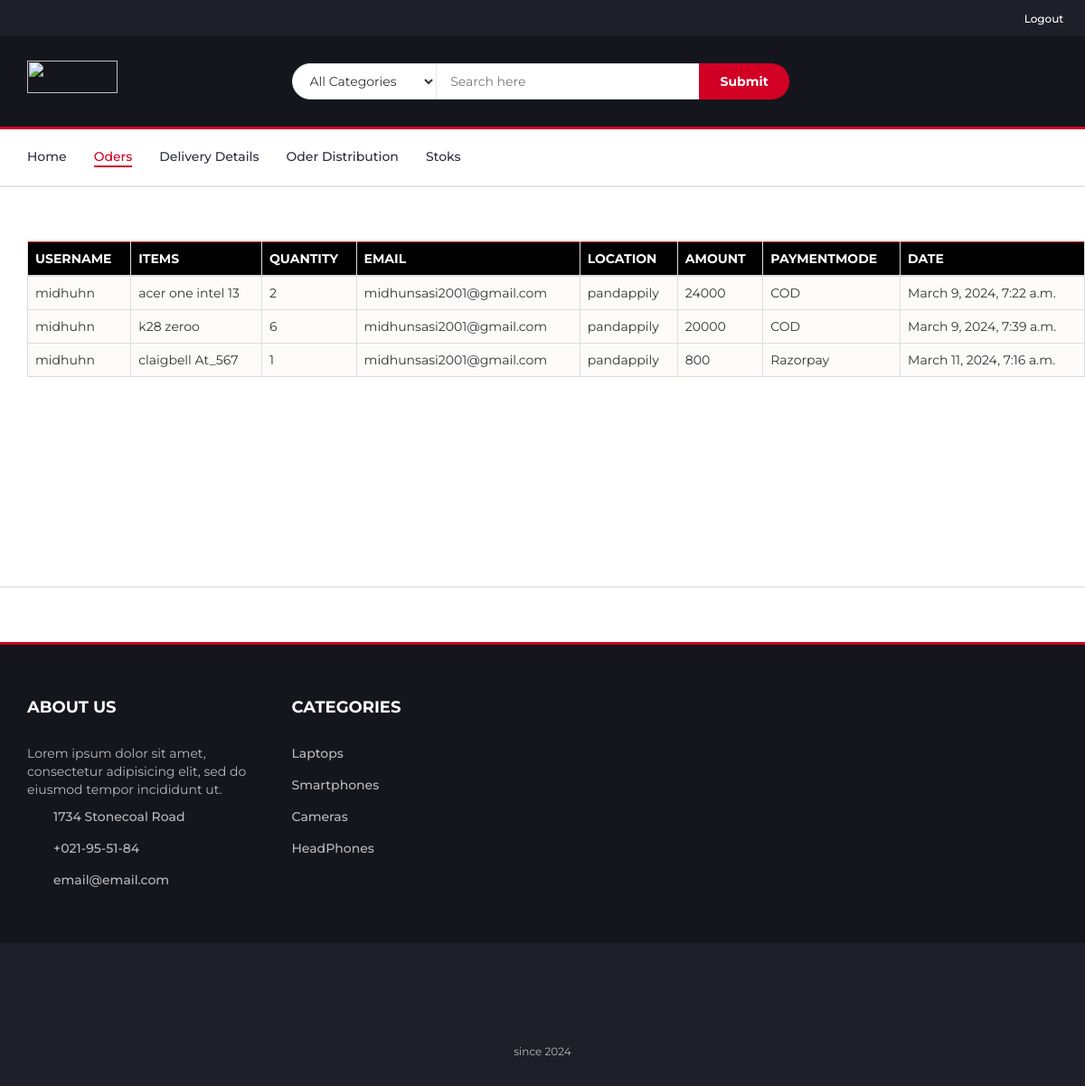
Screenshot of /ad_view_orders with the database file from the repository.
### app1/models.py (models this page shows, shortened)
class orderitem(models.Model):
    orderdet = models.ForeignKey(order,on_delete=models.CASCADE)
    product = models.ForeignKey(products,on_delete=models.CASCADE)
    price = models.FloatField(null=False)
    quantity = models.IntegerField(null=False)
    status=models.IntegerField(default=0)

class order(models.Model):
    user = models.ForeignKey(reg, on_delete=models.CASCADE)
    fname = models.CharField(max_length=150, null=False)
    lname = models.CharField(max_length=150, null=False)
    email = models.CharField(max_length=150, null=False)
    phone = models.CharField(max_length=150, null=False)
    address = models.TextField(null=False)
    city = models.CharField(max_length=150, null=False)
    state = models.CharField(max_length=150, null=False)
    pincode = models.CharField(max_length=150, null=False)
    total_price = models.FloatField(null=False)
    payment_mode = models.CharField(max_length=150, null=False)
    payment_id = models.CharField(max_length=150, null=True)
    orderstatus = (
        ('Order Received','Order Received'),
        ('Order Processed','Order Processed'),
        ('Order Dispatched','Order Dispatched'),
        ('Pending','Pending'),
        ('Out for shipping','Out for shipping'),
        ('Delivered','Delivered'),
        ('Cancelled','Cancelled')
    )
    status = models.CharField(max_length=150,choices=orderstatus, default='pending')
    message = models.TextField(null=True)
    tracking_no = models.CharField(max_length=150,null=True)
    created_at = models.DateTimeField(auto_now_add=True)
    updated_at = models.DateTimeField(auto_now=True)

class products(models.Model):
    pname=models.CharField(max_length=30)
    price=models.IntegerField()
    mi=models.FileField()
    fi=models.FileField()
    sm=models.FileField()
    tm=models.FileField()
    color=models.CharField(max_length=20)
    dis=models.CharField(max_length=500)
    qut=models.IntegerField()
    discound=models.IntegerField()
    brand=models.CharField(max_length=100)
    f1=models.CharField(max_length=100)
    f2=models.CharField(max_length=100)
    f3=models.CharField(max_length=100)
    f4=models.CharField(max_length=100)
    category=models.CharField(max_length=20)

### app1/views.py (the view)
# urls.py: path('ad_view_orders',views.ad_view_orders),
def ad_view_orders(request):
    items=orderitem.objects.all()
    return render(request,'ad_viewoders.html',{'items':items})

### template/ad_viewoders.html (shortened to what this page needs)
<!DOCTYPE html>
<html lang="en">
	<head>
		{% load static %}
		<link type="text/css" rel="stylesheet" href="{% static 'css/bootstrap.min.css'%}"/>
		<link type="text/css" rel="stylesheet" href="{% static 'css/slick.css'%}"/>
		<link type="text/css" rel="stylesheet" href="{% static 'css/slick-theme.css'%}"/>
		<link type="text/css" rel="stylesheet" href="{% static 'css/nouislider.min.css'%}"/>
		<link rel="stylesheet" href="{% static 'css/font-awesome.min.css'%}">
		<link type="text/css" rel="stylesheet" href="{% static 'css/style.css'%}"/>
    </head>
	<body>
		<header>
			<div id="top-header">
				<ul class="header-links pull-right">
					<li><a href="registration"> </a></li>
					<li><a href="../logout"><i class="fa fa-sign-out"></i>Logout</a></li>
					<li><a href="join"> </a></li>
				</ul>
				<div class="container">
				</div>
			</div>
			<div id="header">
				<div class="container">
					<div class="row">
						<div class="col-md-3">
							<div class="header-logo">
								<a href="admin" class="logo">
									<img src="{% static './img/ekWhiteLogo.png'%}" alt="" style="height: 36px; width: 100px; margin-top: 12px;">
								</a>
							</div>
						</div>
						<div class="col-md-6">
							<div class="header-search">
								<form action="search_admin" method="post">
									<select class="input-select" id="select"onchange="copyTextValue()">
										<option value="">All Categories</option>
									</select>
									<input class="input" placeholder="Search here" id="1" name="sr"><input type="submit" class="search-btn">
								</form>
							</div>
						</div>
						<div class="col-md-3 clearfix">
						</div>
					</div>
				</div>
			</div>
		</header>
		<nav id="navigation">
			<div class="container">
				<div id="responsive-nav">
					<ul class="main-nav nav navbar-nav">
						<li><a href="admin">Home</a></li>
                        <li class="active"><a href="">Oders</a></li>
						<li><a href="ad_DeliveryDetails">Delivery Details</a></li>
						<li><a href="ad_order_distribute">Oder Distribution</a></li>
						<li><a href="ad_stoks">Stoks</a></li>
					</ul>
				</div>
			</div>
		</nav>
		<div class="section">
			<div class="container">
				<div class="section">
					<div class="container">
						<div class="row">
							<table class="table table-bordered" style="background-color: rgb(253, 250, 250);border-color: rgb(224, 17, 14);">
								<thead style="background-color: black; color: white;">
									<tr>
										<th scope="col">USERNAME</th>
										<th>ITEMS</th>
										<th>QUANTITY</th>
										<th scope="col">EMAIL</th>
										<th scope="col">LOCATION</th>
										<th scope="col">AMOUNT</th>
										<th scope="col">PAYMENTMODE</th>
										<th scope="col">DATE</th>
									</tr>
								</thead>
								<tbody>
									{% for i in items %}
									<tr>
										<td scope="row">{{i.orderdet.fname}}</td>
										<td>{{i.product.pname}}</td>
										<td>{{i.quantity}}</td>
										<td>{{i.orderdet.email}}</td>
										<td>{{i.orderdet.city}}</td>
										<td>{{i.product.price}}</td>
										<td>{{i.orderdet.payment_mode}}</td>
										<td>{{i.orderdet.created_at}}</td>
									</tr>
									{% endfor %}
								</tbody>
							</table>
						</div>
					</div>
				</div>
		</div>
		<div class="section">
			<div class="container">
				<div class="row">
					<div class="col-md-12">
									</div>
								</div>
							</div>
						</div>
					</div>
		<div class="section">
		</div>
		<div id="newsletter" class="section">
		</div>
		<footer id="footer">
			<div class="section">
				<div class="container">
					<div class="row">
						<div class="col-md-3 col-xs-6">
							<div class="footer">
								<h3 class="footer-title">About Us</h3>
								<p>Lorem ipsum dolor sit amet, consectetur adipisicing elit, sed do eiusmod tempor incididunt ut.</p>
								<ul class="footer-links">
									<li><a href="#"><i class="fa fa-map-marker"></i>1734 Stonecoal Road</a></li>
									<li><a href="#"><i class="fa fa-phone"></i>+021-95-51-84</a></li>
									<li><a href="#"><i class="fa fa-envelope-o"></i>email@email.com</a></li>
								</ul>
							</div>
						</div>
						<div class="col-md-3 col-xs-6">
							<div class="footer">
								<h3 class="footer-title">Categories</h3>
								<ul class="footer-links">
									<li><a href="ad_laptop">Laptops</a></li>
									<li><a href="ad_smartphone">Smartphones</a></li>
									<li><a href="ad_camera">Cameras</a></li>
									<li><a href="ad_headphone">HeadPhones</a></li>
								</ul>
							</div>
						</div>
					</div>
				</div>
			</div>
			<div id="bottom-footer" class="section">
				<div class="container">
					<div class="row">
						<div class="col-md-12 text-center">
							<ul class="footer-payments">
								<li><a href="#"><i class="fa fa-cc-visa"></i></a></li>
								<li><a href="#"><i class="fa fa-credit-card"></i></a></li>
								<li><a href="#"><i class="fa fa-cc-paypal"></i></a></li>
								<li><a href="#"><i class="fa fa-cc-mastercard"></i></a></li>
								<li><a href="#"><i class="fa fa-cc-discover"></i></a></li>
								<li><a href="#"><i class="fa fa-cc-amex"></i></a></li>
							</ul>
							<span class="copyright">
								since 2024
							</span>
						</div>
					</div>
				</div>
			</div>
		</footer>
	</body>
</html>

### static/css/style.css (style rules this page uses)
body { font-family: 'Montserrat', sans-serif; font-weight: 400; color: #333; }
h1, h2, h3, h4, h5, h6 { color: #2B2D42; font-weight: 700; margin: 0 0 10px; }
a { color: #2B2D42; font-weight: 500; -webkit-transition: 0.2s color; transition: 0.2s color; }
ul, ol { margin: 0; padding: 0; list-style: none }
.input { height: 40px; padding: 0px 15px; border: 1px solid #E4E7ED; background-color: #FFF; width: 100%; }
.input-select { padding: 0px 15px; background: #FFF; border: 1px solid #E4E7ED; height: 40px; }
.section { padding-top: 30px; padding-bottom: 30px; }
#top-header { padding-top: 10px; padding-bottom: 10px; background-color: #1E1F29; }
.header-links li { display: inline-block; margin-right: 15px; font-size: 12px; }
.header-links li:last-child { margin-right: 0px; }
.header-links li a { color: #FFF; }
.header-links li i { color: #D10024; margin-right: 5px; }
#header { padding-top: 15px; padding-bottom: 15px; background-color: #15161D; }
.header-logo { float: left; }
.header-logo .logo img { display: block; }
.header-search { padding: 15px 0px; }
.header-search form { position: relative; }
.header-search form .input-select { margin-right: -4px; border-radius: 40px 0px 0px 40px; }
.header-search form .input { width: calc(100% - 260px); margin-right: -4px; }
.header-search form .search-btn { height: 40px; width: 100px; background: #D10024; color: #FFF; font-weight: 700; border: none; border-radius: 0px 40px 40px 0px; }
#navigation { background: #FFF; border-bottom: 2px solid #E4E7ED; border-top: 3px solid #D10024; }
.main-nav>li+li { margin-left: 30px }
.main-nav>li>a { padding: 20px 0px; }
.main-nav>li>a:hover, .main-nav>li>a:focus, .main-nav>li.active>a { color: #D10024; background-color: transparent; }
.main-nav>li>a:after { content: ""; display: block; width: 0%; height: 2px; background-color: #D10024; -webkit-transition: 0.2s all; transition: 0.2s all; }
.main-nav>li>a:hover:after, .main-nav>li>a:focus:after, .main-nav>li.active>a:after { width: 100%; }
#newsletter.section { border-top: 2px solid #E4E7ED; border-bottom: 3px solid #D10024; margin-top: 30px; }
#footer { background: #15161D; color: #B9BABC; }
#bottom-footer { background: #1E1F29; }
.footer { margin: 30px 0px; }
.footer .footer-title { color: #FFF; text-transform: uppercase; font-size: 18px; margin: 0px 0px 30px; }
.footer-links li+li { margin-top: 15px; }
.footer-links li a { color: #B9BABC; }
.footer-links li i { margin-right: 15px; color: #D10024; width: 14px; text-align: center; }
.copyright { margin-top: 30px; display: block; font-size: 12px; }
.footer-payments li { display: inline-block; margin-right: 5px; }
.footer-payments li a { color: #15161D; font-size: 36px; display: block; }

### rows the page displays
orderitem: orderdet.fname "midhuhn", product.pname "acer one intel 13", quantity "2", orderdet.email "midhunsasi2001@gmail.com", orderdet.city "pandappily", product.price "24000", orderdet.payment_mode "COD", orderdet.created_at "March 9, 2024, 7:22 a.m."
orderitem: orderdet.fname "midhuhn", product.pname "k28 zeroo", quantity "6", orderdet.email "midhunsasi2001@gmail.com", orderdet.city "pandappily", product.price "20000", orderdet.payment_mode "COD", orderdet.created_at "March 9, 2024, 7:39 a.m."
orderitem: orderdet.fname "midhuhn", product.pname "claigbell At_567", quantity "1", orderdet.email "midhunsasi2001@gmail.com", orderdet.city "pandappily", product.price "800", orderdet.payment_mode "Razorpay", orderdet.created_at "March 11, 2024, 7:16 a.m."
